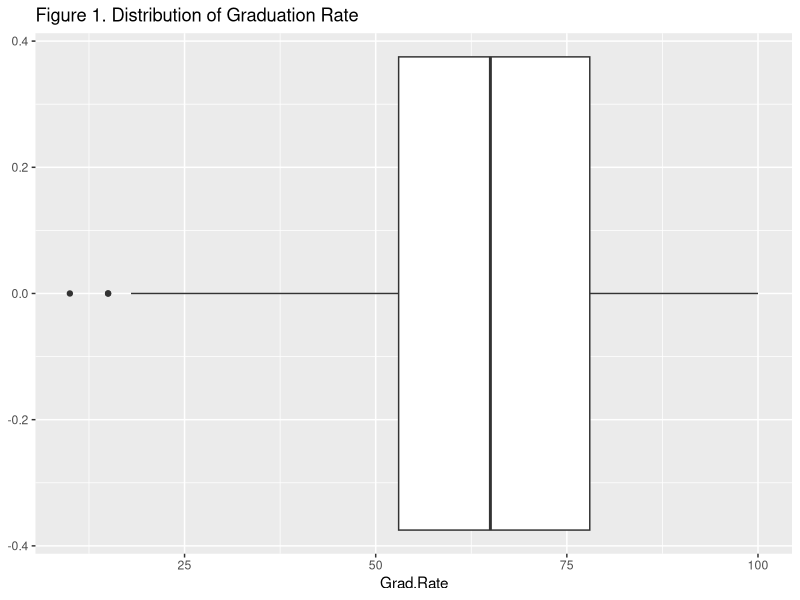
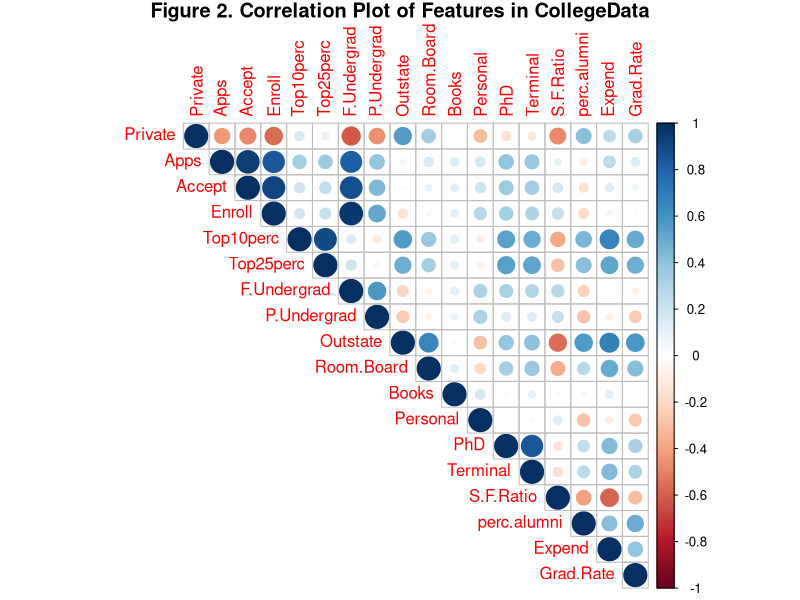
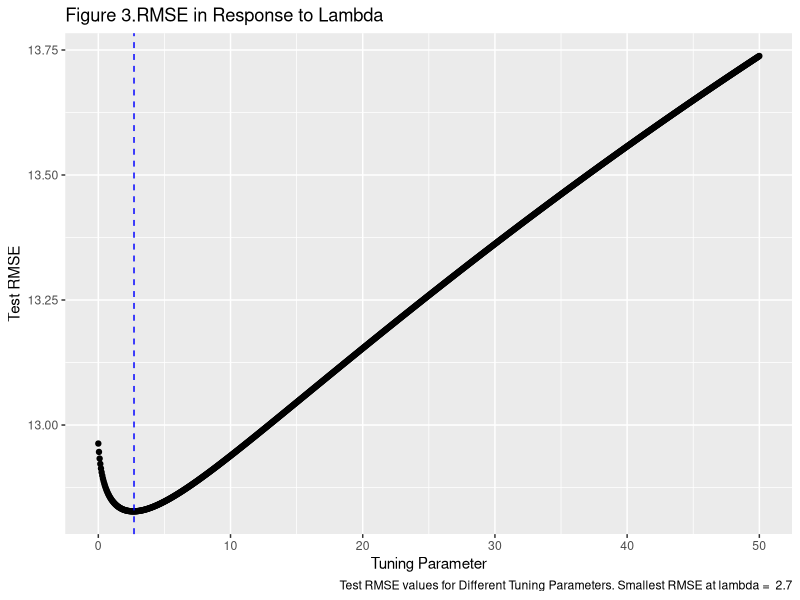

The R source for these figures, in order:
## ---- chunk 1
knitr::opts_chunk$set(echo = TRUE)
## ---- chunk 2
#Load all required packages
library(ggplot2)
library(broom)
library(gridExtra)
library(dplyr)
library(class)
library(tidyverse)
library(gridExtra)
library(leaps)
library(corrplot)
library(RColorBrewer)
library(glmnet)
## ---- chunk 3
#loading data needed
collegeData<-read.csv("collegedata.csv")
## ---- chunk 4
glimpse(collegeData)
## ---- chunk 5
ggplot(data=collegeData,aes(x=Grad.Rate))+
  geom_boxplot()+
  ggtitle("Figure 1. Distribution of Graduation Rate")
## ---- chunk 6
gradmax<-max(collegeData$Grad.Rate)
gradmin<-min(collegeData$Grad.Rate)
knitr::kable(c("Largest" = gradmax,"Smallest" = gradmin),caption =  "Table 1. Largest and Smallest")
## ---- chunk 7
## MSE = RSS/n
MSE<-sum((collegeData$Grad.Rate-mean(collegeData$Grad.Rate))^2)/776
RMSE<-sqrt(MSE)
knitr::kable(c("MSE" = MSE,"RMSE" = RMSE),caption = "Table 2.MSE and RMSE")
## ---- chunk 8
fac_ratio_only<-lm(data = collegeData, Grad.Rate~S.F.Ratio)
SFonly_Pred<-data.frame("Y_hat" = rep(NA,776))
SFonly_Pred$Y_hat<-predict(fac_ratio_only)
MSE_fac_Ratio<-sum((SFonly_Pred$Y_hat-mean(SFonly_Pred$Y_hat))^2)/776
RMSE_fac_Ratio<-sqrt(MSE_fac_Ratio)
## ---- chunk 9
collegeData$Private<-ifelse(collegeData$Private == "Yes",1,0)
M<-cor(collegeData[,2:19])
corrplot(M, method = "circle",type = "upper",title = "Figure 2. Correlation Plot of Features in CollegeData",mar = c(0,0,1,0))
## ---- chunk 10
XD <- model.matrix(Grad.Rate ~ ., data = collegeData[,-1])
## ---- chunk 11
# Train Ridge
ridge.model2<- glmnet(XD[,-1], collegeData$Grad.Rate, alpha = 0, lambda =2 , standardize = TRUE)
## ---- chunk 12
# Print the coefficients
Betas <- data.frame("Ridge" = as.numeric(coefficients(ridge.model2)))
rownames(Betas) <- colnames(XD)
knitr::kable(Betas,
            caption = "Table 3. Coefficients with Tuning Parameter = 2")
## ---- chunk 13
knitr::kable(sum(ridge.model2$beta),caption = "Table 4. Sum of Coefficients when lambda = 2 ")
## ---- chunk 14
ridge.model200<- glmnet(XD[,-1], collegeData$Grad.Rate, alpha = 0, lambda =200 , standardize = TRUE)


Betas200 <- data.frame("Ridge" = as.numeric(coefficients(ridge.model200)))
rownames(Betas200) <- colnames(XD)
knitr::kable(Betas200,
            caption = "Table 5. Coefficients with Tuning Parameter = 200 ")
## ---- chunk 15
knitr::kable(sum(ridge.model200$beta),caption = "Table 6. Sum of Coefficients when lambda = 200")
## ---- chunk 16
set.seed(100)
ridge.mod <- cv.glmnet(XD[,-1], collegeData$Grad.Rate , alpha = 0 , lambda = seq(from=0, to=50,by=0.05) , standardize = TRUE)
## ---- chunk 17
ridgePlot <- function(ridge.mod, metric, title){
  library(ggplot2)
  
  smallestLambda <- ridge.mod$lambda[which.min(ridge.mod$cvm)] 
  
  if(metric == "MSE"){
  g1 <- ggplot( data.frame(ridge.mod$lambda), aes( x = ridge.mod$lambda, y = (ridge.mod$cvm))) + geom_point() + geom_vline( xintercept = smallestLambda, col = "blue" , lty = 2 ) +  labs(caption = paste("Test MSE values for Different Tuning Parameters. Smallest MSE at lambda = ", smallestLambda), title = title, y = "Test MSE", x = "Tuning Parameter")
  
  }
  
  if(metric == "RMSE"){
  g1 <- ggplot( data.frame(ridge.mod$lambda), aes( x = ridge.mod$lambda, y = sqrt(ridge.mod$cvm))) + geom_point() + geom_vline( xintercept = smallestLambda, col = "blue" , lty = 2 ) +  labs(caption = paste("Test RMSE values for Different Tuning Parameters. Smallest RMSE at lambda = ", smallestLambda), title = title, y = "Test RMSE", x = "Tuning Parameter")

  }
  
  g1
}
## ---- chunk 18
ridgePlot(ridge.mod, metric = "RMSE" , title ="Figure 3.RMSE in Response to Lambda" )

## ---- chunk 19
minMSE<-min(ridge.mod$cvm)
knitr::kable(minMSE,caption = "Table 7. Minimum MSE")
## ---- chunk 20
knitr::kable(sqrt(minMSE),caption = "Table 8.  Estimated test MSE with Lambda = 2.7")
## ---- chunk 21
EstRMSE<-sqrt(minMSE)
improved<-RMSE-EstRMSE
knitr::kable(improved,caption = "Table 9. Improved Amount RMSE")
## ---- chunk 22
ridge.final <- glmnet(XD[,-1], collegeData$Grad.Rate, alpha = 0 , lambda = 2.7 , standardize = TRUE)
lslr.final<- glmnet(XD[,-1], collegeData$Grad.Rate, alpha = 0 , lambda = 0 , standardize = TRUE)
ridge.betas <- as.numeric(coefficients(ridge.final))
lslr.betas <- as.numeric(coefficients(lslr.final))
BetasFinal <- data.frame("LSLR" = lslr.betas, "Ridge" = ridge.betas)
rownames(BetasFinal) <- colnames(XD)
knitr::kable(BetasFinal, caption = "Table 10. Coefficients for LSLR and Ridge")
## ---- chunk 23
# Run 10-fold CV for only the two choices of lambda
set.seed(100)
ridge.final.out <- cv.glmnet(XD[,-1], collegeData$Grad.Rate , alpha = 0 , lambda = c(0, 2.7), standardize = TRUE)
# Output the Lambdas
lambda_final<-ridge.final.out$lambda
# Output the test MSE
MSE_final<-ridge.final.out$cvm
# Output the test RMSE
RMSE_final<-sqrt(ridge.final.out$cvm)

LSLR_and_Ridge<-data.frame("Type" = c("Ridge","LSLR") ,"Lambda" = lambda_final, "MSE" = MSE_final, "RMSE" = RMSE_final)
knitr::kable(LSLR_and_Ridge,caption = "Table 11. Estimated MSE and RMSE for Ridge and LSLR")
